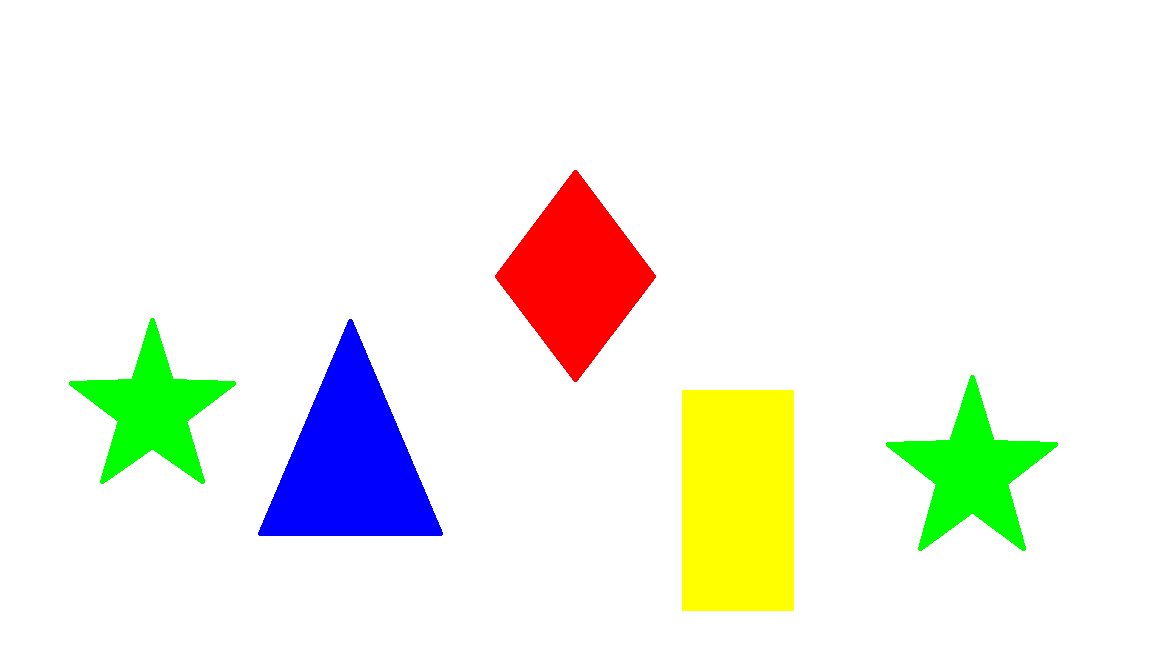
//> input picture homework-01/homework-01/homework_1_original.bmp, 1152 x 648 px
$ ./homework_1   (built with g++ and OpenCV 4)
//> lines starting //> are read from the running program, lines starting //| are printed output that depends on the picture; after the words box and inside, x2 and y2 are one past the last pixel; in counts of white or black regions, pixels touching at a corner belong together
#include "opencv2/opencv.hpp"
#include <iostream>

using namespace cv;
using namespace std;

struct yellow
{
	int MIN_X;
	int MAX_X;
	int MIN_Y;
	int MAX_Y;
};

Mat IMGC;
int col, row;


void onMouse(int Event, int x, int y, int flags, void* param) {
	yellow color;

	//color INIT
	color.MAX_X = 0;
	color.MAX_Y = 0;
	color.MIN_X = col;
	color.MIN_Y = row;

	if (Event == CV_EVENT_LBUTTONDOWN) {
		cout <<"("<<y<<" , "<<x<<") "<<int(IMGC.at<Vec3b>(y, x).val[0]) << " " << int(IMGC.at<Vec3b>(y, x).val[1]) << " " << int(IMGC.at<Vec3b>(y, x).val[2]) << endl;

		for (int i = 0; i < row; i++)
			for (int j = 0; j < col; j++) {
				if (IMGC.at<Vec3b>(i, j).val[0] == IMGC.at<Vec3b>(y, x).val[0] && IMGC.at<Vec3b>(i, j).val[1] == IMGC.at<Vec3b>(y, x).val[1] && IMGC.at<Vec3b>(i, j).val[2] == IMGC.at<Vec3b>(y, x).val[2]) {
					//cout << "(" << i << " , " << j << ")" << endl;
					if (i < color.MIN_Y) color.MIN_Y = i;
					if (j < color.MIN_X) color.MIN_X = j;
					if (i > color.MAX_Y) color.MAX_Y = i;
					if (j > color.MAX_X) color.MAX_X = j;

				}
			}
		cout << "MIN_X=" << color.MIN_X << " MIN_Y=" << color.MIN_Y << " MAX_X=" << color.MAX_X << " MAX_Y=" << color.MAX_Y << endl;
		Mat ROI(IMGC, Rect(color.MIN_X, color.MIN_Y, color.MAX_X - color.MIN_X, color.MAX_Y - color.MIN_Y));
		imshow("ROI", ROI);
		imwrite("hw1_roi_image.jpg", ROI);
	}
}

int main()
{
	Mat img;
	img=imread("homework_1_original.bmp",IMREAD_COLOR);
//> img is the input picture: 648 rows x 1152 cols, CV_8UC3; mean B, G, R 233.2, 242, 240.5
	IMGC = img.clone();

	col = IMGC.cols;
//> col = 1152
	row = IMGC.rows;
//> row = 648
	int flag = 0;

	for (int i = 0; i < row; i++) {
		for (int j = 0; j < col; j++) {
			//IMGC.at<Vec3b>(i, j) = 0;
			if (IMGC.at<Vec3b>(i, j).val[0] > 150 && IMGC.at<Vec3b>(i, j).val[1] < 15 && IMGC.at<Vec3b>(i, j).val[2] < 15) {
				IMGC.at<Vec3b>(i, j) = { 128,0,128 };
			}

			if (IMGC.at<Vec3b>(i, j).val[0] < 15 && IMGC.at<Vec3b>(i, j).val[1] < 15 && IMGC.at<Vec3b>(i, j).val[2] > 150) {
				IMGC.at<Vec3b>(i, j) = { 200,200,0 };
			}

			if (IMGC.at<Vec3b>(i, j).val[0] < 15 && IMGC.at<Vec3b>(i, j).val[1] > 150 && IMGC.at<Vec3b>(i, j).val[2] < 15) {
				IMGC.at<Vec3b>(i-300, j) = IMGC.at<Vec3b>(i , j);
				IMGC.at<Vec3b>(i, j) = {255,255,255};
			}
		}
	}
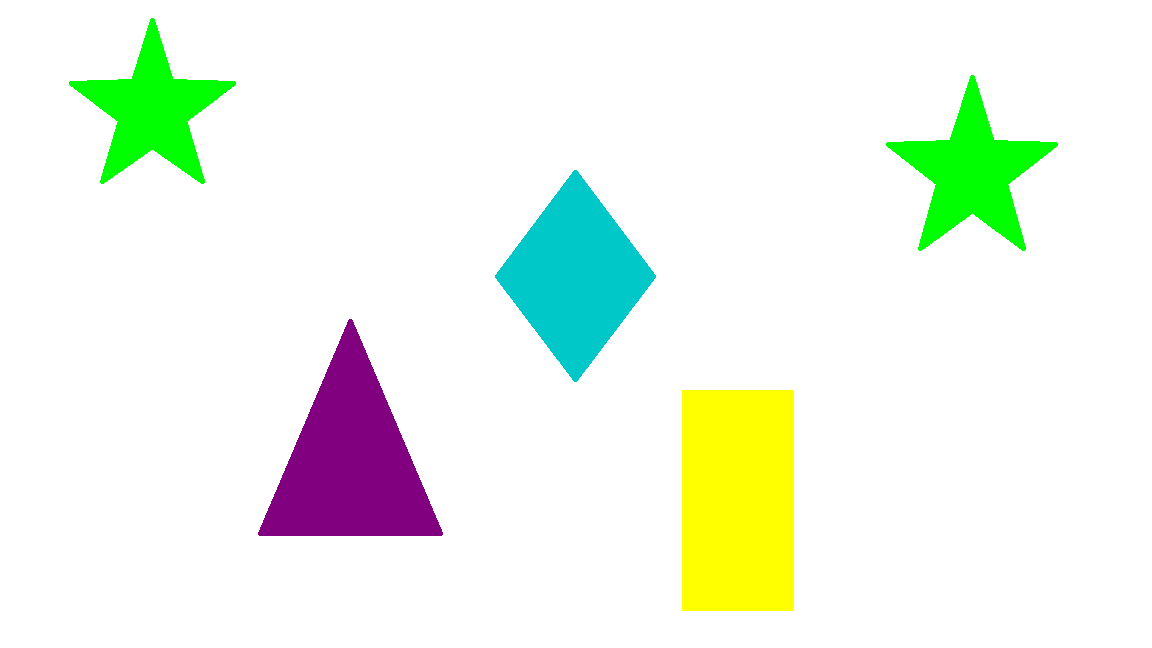
//> IMGC: 648 rows x 1152 cols, CV_8UC3; 10.92% of pixels changed, all inside (x1, y1, x2, y2) = (69, 18, 1058, 551)

	imshow("img", img);
	imshow("IMGC", IMGC);
	setMouseCallback("IMGC", onMouse, NULL);
	imwrite("hw1_changed_image.jpg", IMGC);
	waitKey(1);
//> the left mouse button is pressed and released at (576, 324)
//| (324 , 576) 200 200 0
//| MIN_X=495 MIN_Y=170 MAX_X=655 MAX_Y=381
//> in onMouse, `Mat ROI(IMGC, Rect(color.MIN_X, color.MIN_Y, color.MAX_X - color.MIN_X..`:
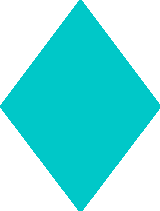
//> ROI: 211 rows x 160 cols, CV_8UC3; mean B, G, R 226.6, 226.6, 123.1

	// [11 lines of commented-out code are left out]


	std::cout << "hello!!!" << std::endl;
	waitKey(0);
	return 0;

}
